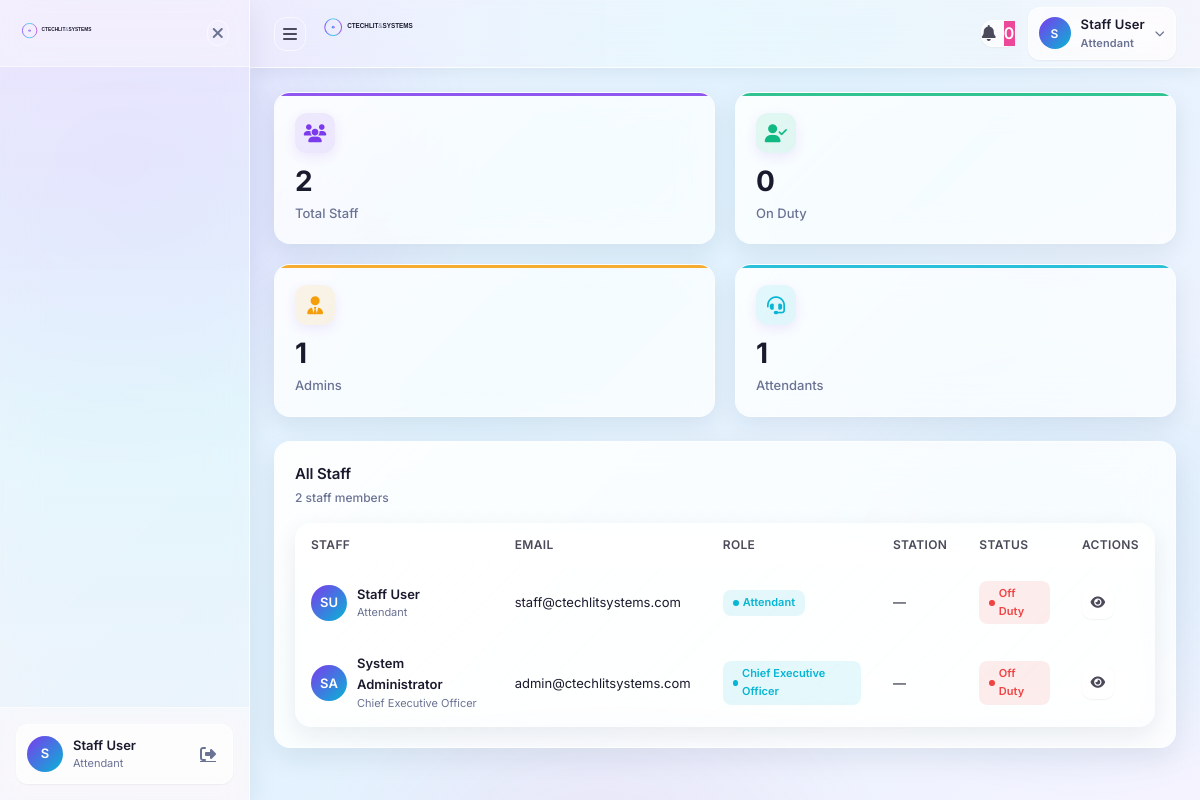
Page /portal/staff.php (signed in) on the committed database.
### tables this page shows
CREATE TABLE staff (
    staff_id         BIGINT UNSIGNED AUTO_INCREMENT PRIMARY KEY,
    email            VARCHAR(255) UNIQUE NOT NULL,
    phone            VARCHAR(20) UNIQUE NOT NULL,
    full_name        VARCHAR(100) NOT NULL,
    password_hash    VARCHAR(255) NOT NULL,
    role             VARCHAR(100) DEFAULT 'attendant',
    station_id       BIGINT UNSIGNED NULL,
    is_on_duty       BOOLEAN DEFAULT FALSE,
    hired_at         DATE NOT NULL,
    created_at       TIMESTAMP DEFAULT CURRENT_TIMESTAMP,
    updated_at       TIMESTAMP DEFAULT CURRENT_TIMESTAMP ON UPDATE CURRENT_TIMESTAMP,
    last_login_at    TIMESTAMP NULL,
    is_active        BOOLEAN DEFAULT TRUE,
    INDEX idx_role (role),
    INDEX idx_station (station_id),
    INDEX idx_on_duty (is_on_duty)
);

### config/functions.php (called while the page is built, shortened)
<?php
require_once __DIR__ . '/database.php';
function base_path(string $path = '', bool $portalRoot = true): string
{
    $scriptPath = str_replace('\\', '/', $_SERVER['SCRIPT_NAME'] ?? '/');
    $documentRoot = rtrim(str_replace('\\', '/', $_SERVER['DOCUMENT_ROOT'] ?? ''), '/');
    $scriptFilename = str_replace('\\', '/', $_SERVER['SCRIPT_FILENAME'] ?? '');
    if (
        $documentRoot !== ''
        && strncasecmp($scriptFilename, $documentRoot . '/', strlen($documentRoot) + 1) === 0
    ) {
        $scriptPath = substr($scriptFilename, strlen($documentRoot));
    }
    $scriptPath = parse_url($scriptPath, PHP_URL_PATH) ?: '/';
    $segments = array_values(array_filter(explode('/', trim($scriptPath, '/')), 'strlen'));
    if ($segments !== [] && pathinfo(end($segments), PATHINFO_EXTENSION) !== '') {
        array_pop($segments);
    }
    $portalIndex = array_search('portal', $segments, true);
    if ($portalIndex !== false) {
        $segments = array_slice($segments, 0, $portalRoot ? $portalIndex + 1 : $portalIndex);
    }
    $base = rtrim('/' . implode('/', $segments), '/');
    $path = ltrim($path, '/');
    return $base . '/' . $path;
}
function sanitize(string $input): string
{
    return htmlspecialchars(strip_tags(trim($input)), ENT_QUOTES, 'UTF-8');
}

### includes/auth.php (called while the page is built, shortened)
<?php
require_once __DIR__ . '/../config/functions.php';
function isAuthenticated(): bool
{
    return isset($_SESSION['user_id']) && !empty($_SESSION['user_id']);
}
function currentStaff(): ?array
{
    $staffId = $_SESSION['user_id'];
    return Database::fetchOne(
        "SELECT staff_id, email, phone, full_name, role, station_id, is_on_duty, is_active FROM staff WHERE staff_id = ?",
        [$staffId]
    );
}
function getStaffPermissions(int $staffId): array
{
    $staff = Database::fetchOne(
        "SELECT role FROM staff WHERE staff_id = ? AND is_active = 1",
        [$staffId]
    );
    $customPerms = Database::fetchAll(
        "SELECT permission FROM staff_permissions WHERE staff_id = ? AND granted = 1",
        [$staffId]
    );
    $permissions = array_values(array_unique(array_column($customPerms, 'permission')));
    return $permissions;
}
function hasPermission(string $permission): bool
{
    $staff = currentStaff();
    $permissions = getStaffPermissions((int) $staff['staff_id']);
    return in_array($permission, $permissions, true);
}
function getRoleLabel(string $role): string
{
    $labels = [
        'ceo' => 'Chief Executive Officer',
        'admin' => 'Administrator',
        'manager' => 'Manager',
        'attendant' => 'Attendant',
        'technician' => 'Technician',
    ];
    return $labels[strtolower($role)] ?? ucfirst($role);
}

### config/database.php (called while the page is built, shortened)
<?php
class Database
{
    private static ?PDO $instance = null;
    private static string $dsn;
    private static array $options;
    private static function getConfig(): array
    {
        return $GLOBALS['config']['database'] ?? [
            'host' => $_ENV['DB_HOST'] ?? 'localhost',
            'port' => (int) ($_ENV['DB_PORT'] ?? 3306),
            'name' => $_ENV['DB_NAME'] ?? 'ctechlit_systems',
            'user' => $_ENV['DB_USER'] ?? 'root',
            'pass' => $_ENV['DB_PASS'] ?? '',
            'charset' => $_ENV['DB_CHARSET'] ?? 'utf8mb4',
            'collation' => $_ENV['DB_COLLATION'] ?? 'utf8mb4_unicode_ci',
        ];
    }
    private static function initializeConnection(): void
    {
        $config = self::getConfig();
        self::$dsn = sprintf(
            'mysql:host=%s;port=%d;dbname=%s;charset=%s',
            $config['host'],
            $config['port'],
            $config['name'],
            $config['charset']
        );
        self::$options = [
            PDO::ATTR_ERRMODE => PDO::ERRMODE_EXCEPTION,
            PDO::ATTR_DEFAULT_FETCH_MODE => PDO::FETCH_ASSOC,
            PDO::ATTR_EMULATE_PREPARES => false,
            PDO::ATTR_PERSISTENT => true,
            PDO::MYSQL_ATTR_INIT_COMMAND => "SET NAMES {$config['charset']} COLLATE {$config['collation']}",
            PDO::MYSQL_ATTR_FOUND_ROWS => true,
        ];
    }
    private static function createConnection(): PDO
    {
        $config = self::getConfig();
        try {
            return new PDO(
                self::$dsn,
                $config['user'],
                $config['pass'],
                self::$options
            );
        } catch (PDOException $e) {
            error_log("Database connection failed: " . $e->getMessage());
            throw new PDOException("Database connection failed: " . $e->getMessage(), (int) $e->getCode());
        }
    }
    public static function getConnection(): PDO
    {
        if (self::$instance === null) {
            self::$instance = self::createConnection();
        }
        return self::$instance;
    }
    public static function query(string $sql, array $params = []): PDOStatement
    {
        $conn = self::getConnection();
        $stmt = $conn->prepare($sql);
        $stmt->execute($params);
        return $stmt;
    }
    public static function fetchAll(string $sql, array $params = []): array
    {
        $stmt = self::query($sql, $params);
        return $stmt->fetchAll();
    }
    public static function fetchOne(string $sql, array $params = []): ?array
    {
        $stmt = self::query($sql, $params);
        $row = $stmt->fetch();
        return $row ?: null;
    }
}

### portal/staff.php (the view, shortened to what this page needs)
<?php
require_once __DIR__ . '/../includes/auth.php';
$isAdmin = hasPermission('staff.assign_permissions');
$canDeleteStaff = hasPermission('staff.delete') || $isAdmin;
$staffList = Database::fetchAll(
  "SELECT s.staff_id, s.email, s.phone, s.full_name, s.role, s.station_id, st.station_code,
          s.is_on_duty, s.is_active, s.hired_at
   FROM staff s
   LEFT JOIN stations st ON st.station_id = s.station_id
   ORDER BY s.full_name"
);
$totalStaff = count($staffList);
$onDutyCount = count(array_filter($staffList, static fn($staff) => (bool) $staff['is_on_duty']));
$adminCount = count(array_filter($staffList, static fn($staff) => in_array($staff['role'], ['admin', 'ceo'], true)));
$attendantCount = count(array_filter($staffList, static fn($staff) => $staff['role'] === 'attendant'));
?>
<!DOCTYPE html>
<html lang="en">
<head>
  <link rel="stylesheet" href="https://cdnjs.cloudflare.com/ajax/libs/font-awesome/6.4.0/css/all.min.css">
  <link rel="stylesheet" href="../assets/css/portal.css">
</head>
<body>
  <?php include_once __DIR__ . '/../includes/sidebar.php'; ?>
  <main class="portal-main" style="margin-left: var(--sidebar-width);">
    <?php include_once __DIR__ . '/../includes/header.php'; ?>
    <div class="portal-content">
      <div class="kpi-grid" style="margin-bottom: 24px;">
        <div class="kpi-card animate-fade-in" style="--kpi-color: var(--violet); --kpi-bg: rgba(124, 58, 237, 0.1);">
          <div class="kpi-header"><div class="kpi-icon"><i class="fas fa-users"></i></div></div>
          <div class="kpi-value"><?php echo $totalStaff; ?></div><div class="kpi-label">Total Staff</div>
        </div>
        <div class="kpi-card animate-fade-in" style="--kpi-color: var(--green); --kpi-bg: rgba(16, 185, 129, 0.1); animation-delay: 0.05s;">
          <div class="kpi-header"><div class="kpi-icon"><i class="fas fa-user-check"></i></div></div>
          <div class="kpi-value"><?php echo $onDutyCount; ?></div><div class="kpi-label">On Duty</div>
        </div>
        <div class="kpi-card animate-fade-in" style="--kpi-color: var(--amber); --kpi-bg: rgba(245, 158, 11, 0.1); animation-delay: 0.1s;">
          <div class="kpi-header"><div class="kpi-icon"><i class="fas fa-user-tie"></i></div></div>
          <div class="kpi-value"><?php echo $adminCount; ?></div><div class="kpi-label">Admins</div>
        </div>
        <div class="kpi-card animate-fade-in" style="--kpi-color: var(--cyan); --kpi-bg: rgba(6, 182, 212, 0.1); animation-delay: 0.15s;">
          <div class="kpi-header"><div class="kpi-icon"><i class="fas fa-headset"></i></div></div>
          <div class="kpi-value"><?php echo $attendantCount; ?></div><div class="kpi-label">Attendants</div>
        </div>
      </div>
      <div class="card glass-card animate-fade-in" style="animation-delay: 0.2s;">
        <div class="card-header">
          <div><div class="card-title">All Staff</div><div class="card-subtitle"><?php echo $totalStaff; ?> staff members</div></div>
        </div>
        <div class="table-container" style="border: none; background: transparent;">
          <table class="data-table" id="staffTable">
            <thead>
              <tr><th>Staff</th><th>Email</th><th>Role</th><th>Station</th><th>Status</th><th>Actions</th></tr>
            </thead>
            <tbody>
              <?php foreach ($staffList as $staff):
                $staffData = [
                  'staff_id' => (int) $staff['staff_id'],
                  'email' => $staff['email'],
                  'phone' => $staff['phone'],
                  'full_name' => $staff['full_name'],
                  'role' => $staff['role'],
                  'station_id' => $staff['station_id'],
                  'is_on_duty' => (int) $staff['is_on_duty'],
                  'is_active' => (int) $staff['is_active'],
                  'hired_at' => $staff['hired_at'],
                ];
                $staffJson = htmlspecialchars(
                  json_encode($staffData, JSON_HEX_APOS | JSON_HEX_QUOT | JSON_HEX_TAG | JSON_HEX_AMP),
                  ENT_QUOTES,
                  'UTF-8'
                );
                $nameParts = preg_split('/\s+/', trim($staff['full_name']));
                $initials = strtoupper(substr($nameParts[0] ?? '', 0, 1) . substr($nameParts[1] ?? '', 0, 1));
                $roleLabel = getRoleLabel($staff['role']);
              ?>
                <tr data-id="<?php echo (int) $staff['staff_id']; ?>" data-staff="<?php echo $staffJson; ?>">
                  <td><div class="table-product"><div class="user-avatar"><?php echo htmlspecialchars($initials, ENT_QUOTES, 'UTF-8'); ?></div><div class="table-product-info"><span class="table-product-name"><?php echo htmlspecialchars($staff['full_name'], ENT_QUOTES, 'UTF-8'); ?></span><span class="table-product-category"><?php echo htmlspecialchars($roleLabel, ENT_QUOTES, 'UTF-8'); ?></span></div></div></td>
                  <td><?php echo htmlspecialchars($staff['email'], ENT_QUOTES, 'UTF-8'); ?></td>
                  <td><span class="status-badge info"><span class="status-dot"></span><?php echo htmlspecialchars($roleLabel, ENT_QUOTES, 'UTF-8'); ?></span></td>
                  <td><?php echo htmlspecialchars($staff['station_code'] ?? '—', ENT_QUOTES, 'UTF-8'); ?></td>
                  <td><span class="status-badge <?php echo $staff['is_on_duty'] ? 'success' : 'error'; ?>"><span class="status-dot"></span><?php echo $staff['is_on_duty'] ? 'On Duty' : 'Off Duty'; ?></span></td>
                  <td><div class="action-buttons" style="display: flex; gap: 6px;">
                    <button class="header-btn view-btn" title="View" data-action="view"><i class="fas fa-eye"></i></button>
                  </div></td>
                </tr>
              <?php endforeach; ?>
            </tbody>
          </table>
        </div>
      </div>
    </div>
  </main>
</body>
</html>

### includes/sidebar.php (shortened to what this page needs)
<?php
require_once __DIR__ . '/auth.php';
$currentUser = currentStaff() ?: currentUser();
$isAdmin = hasPermission('staff.assign_permissions');
?>
<aside class="glass-sidebar" id="sidebar">
    <div class="sidebar-header">
        <a href="<?php echo base_path('index.php'); ?>" class="sidebar-logo">
        </a>
        <button class="sidebar-close" id="sidebarClose" aria-label="Close sidebar">
            <i class="fas fa-times"></i>
        </button>
    </div>
    <nav class="sidebar-nav">
    </nav>
    <div class="sidebar-footer">
        <div class="user-card">
            <div class="user-avatar">
                <?php echo strtoupper(substr($currentUser['full_name'] ?? 'U', 0, 1)); ?>
            </div>
            <div class="user-details">
                <span class="user-name"><?php echo sanitize($currentUser['full_name'] ?? 'User'); ?></span>
                <span class="user-role"><?php echo getRoleLabel($currentUser['role'] ?? 'user'); ?></span>
            </div>
            <a href="<?php echo base_path('logout.php', false); ?>" class="logout-btn" title="Logout">
                <i class="fas fa-sign-out-alt"></i>
            </a>
        </div>
    </div>
</aside>

### includes/header.php (shortened to what this page needs)
<?php
require_once __DIR__ . '/auth.php';
$currentUser = currentStaff() ?: currentUser();
$userType = $_SESSION['user_type'] ?? 'guest';
$canCreateSystemNotifications = $userType === 'staff' && hasPermission('settings.edit');
?>
<header class="glass-header">
    <div class="header-left">
        <button class="sidebar-toggle" id="sidebarToggle" aria-label="Collapse sidebar" aria-expanded="true" title="Collapse sidebar">
            <i class="fas fa-bars"></i>
        </button>
        <a href="<?php echo base_path('index.php'); ?>" class="header-logo">
            <svg viewBox="0 0 400 80" width="140" height="28" xmlns="http://www.w3.org/2000/svg">
                <text x="72" y="34" font-family="'Space Grotesk', sans-serif" font-weight="700" font-size="18" fill="#1a1a2e">CTECHLIT<tspan font-weight="400" fill="#6B7394">&</tspan>SYSTEMS</text>
            </svg>
        </a>
    </div>
    <div class="header-right">
        <div class="header-action">
            <button class="icon-btn notification-btn" id="notificationBtn" aria-label="Notifications">
                <i class="fas fa-bell"></i>
                <span class="notification-badge" id="notificationBadge">0</span>
            </button>
        </div>
        <div class="header-action user-menu">
            <button class="user-menu-btn" id="userMenuBtn">
                <div class="user-avatar">
                    <?php echo strtoupper(substr($currentUser['full_name'] ?? 'U', 0, 1)); ?>
                </div>
                <div class="user-info">
                    <span class="user-name"><?php echo sanitize($currentUser['full_name'] ?? 'User'); ?></span>
                    <span class="user-role"><?php echo getRoleLabel($currentUser['role'] ?? 'user'); ?></span>
                </div>
                <i class="fas fa-chevron-down"></i>
            </button>
        </div>
    </div>
</header>

### rows in the picture
staff: full_name "S", full_name "Staff User", role "Attendant", is_on_duty "0", full_name "SU", email "staff@ctechlitsystems.com", station_code "—", shows "Off Duty"
staff: full_name "SA", full_name "System Administrator", role "Chief Executive Officer", email "admin@ctechlitsystems.com", station_code "—", is_on_duty "Off Duty"

### other values in the picture
$totalStaff "2"
$adminCount "1"
$attendantCount "1"
